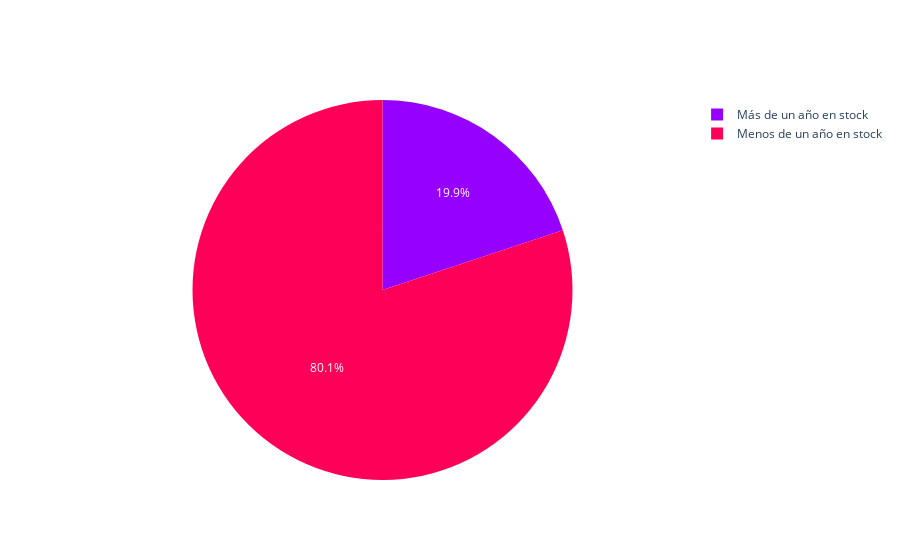

The notebook cell this image was saved under:
### Code cell
labels = riesgo_stock['stock']
values = riesgo_stock['casas']
colores = ['#9500ff', '#ff0059']
# Crear el gráfico de pastel
fig = go.Figure(data=[go.Pie(
    labels=labels, 
    values=values, 
    sort=False,    
    marker=dict(colors=colores,)
)])
#fig.update_layout(title="% de riesgo en stock")
# Exportar gráfica como archivo HTML
def guardar_grafico_como_html(fig, nombre_archivo, carpeta='graficas'):
    # Crear la carpeta si no existe
    if not os.path.exists(carpeta):
        os.makedirs(carpeta)
    
    # Gráfica como archivo HTML en la carpeta especificada
    pio.write_html(fig, f'{carpeta}/{nombre_archivo}.html')

# Exportar
guardar_grafico_como_html(fig, 'g_pie_riesgO_pachuca', carpeta='graficas')
fig.show()

### Figure 1 — Plotly figure (JSON) as saved in the notebook; plotly's stock layout.template omitted (floating-point values rounded to 4 significant figures)
{"data": [{"labels": ["Más de un año en stock", "Menos de un año en stock"], "marker": {"colors": ["#9500ff", "#ff0059"]}, "sort": false, "type": "pie", "values": [411, 1654]}], "layout": {}}
